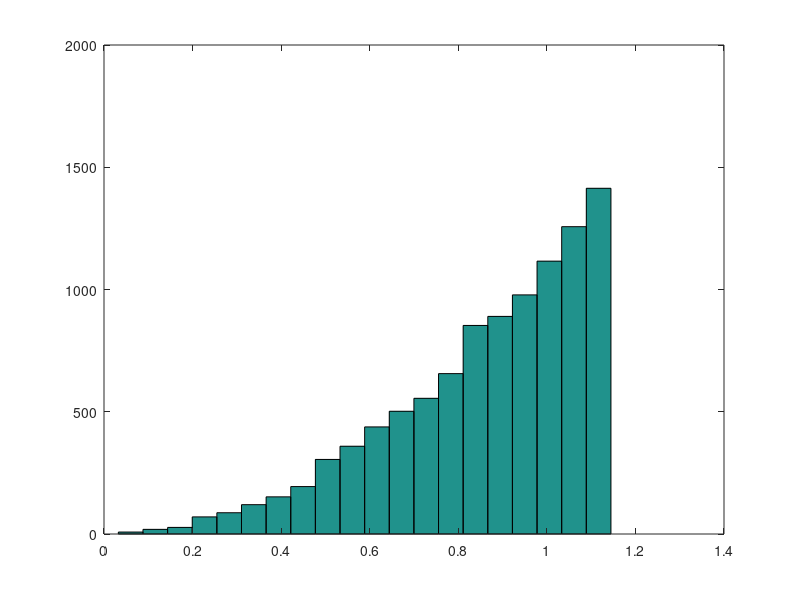

This chart was generated by the following MATLAB code:
function question2b
% sampling - the transformation method
% we observe that the cumulative function is F(x) = 2/3 * x^3; 
% In such cases it is easy to use the inverse of F to 
% perform sampling by starting from a uniform distribution.

n = 10000;
samples = zeros(n,1);
for i = 1:n
    u = rand;
    samples(i)= ((3/2)*u)^(1/3);
end

hist(samples, 20);
hold on;

end